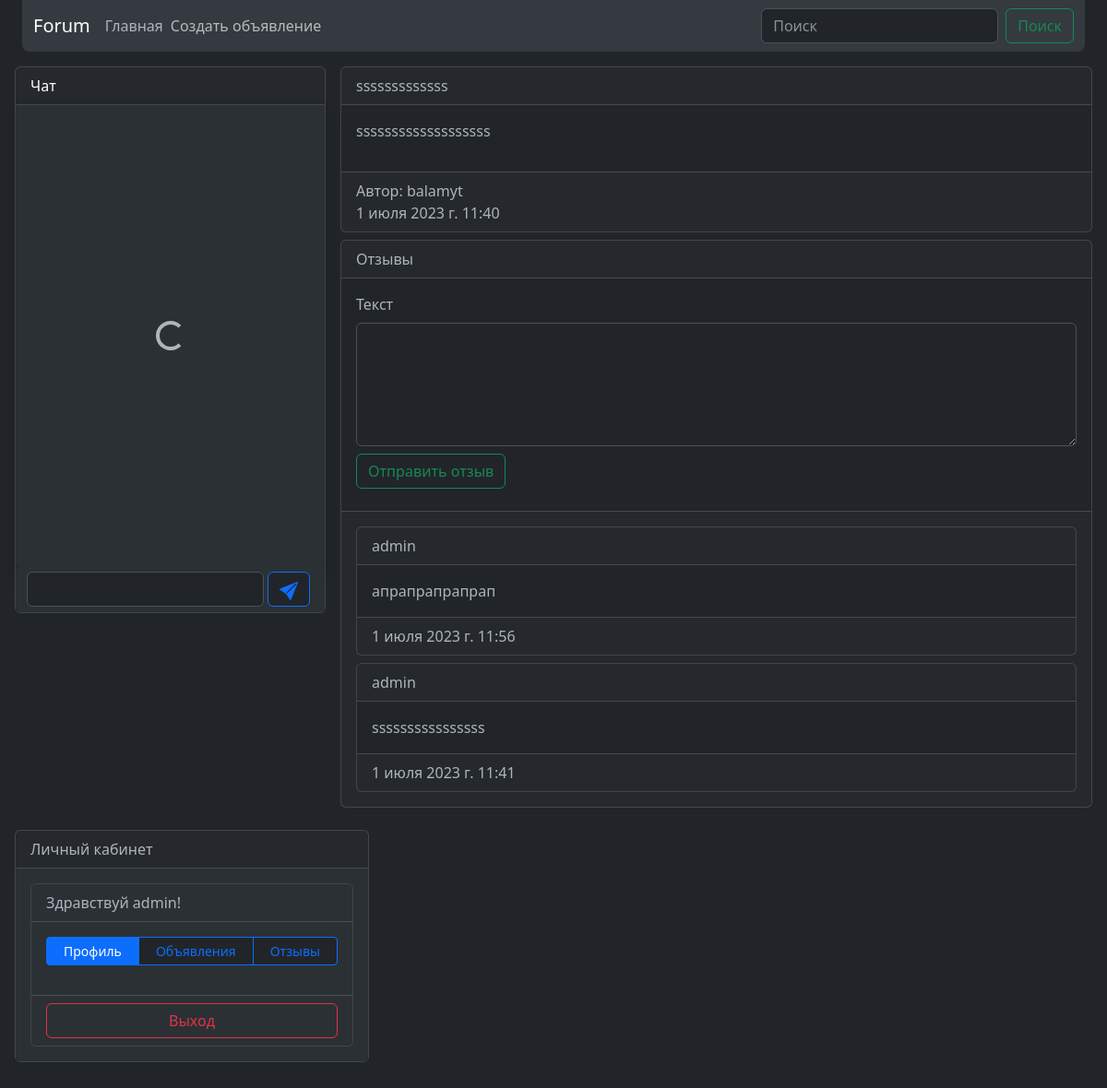
Screenshot of /announce/2/ (signed in) with the database file from the repository.
### announcement/models.py (models this page shows, shortened)
class Announcement(models.Model):
    author = models.ForeignKey(User, on_delete=models.CASCADE)
    title = models.CharField(max_length=255, null=False)
    text = models.CharField(max_length=555, null=False)
    date = models.DateTimeField(default=time)
    category = models.ForeignKey(Category, on_delete=models.CASCADE)
    class Meta:
        ordering = ('date', )

class Response(models.Model):
    is_accept = models.BooleanField(default=False)
    author = models.ForeignKey(User, on_delete=models.CASCADE)
    announce = models.ForeignKey(Announcement, on_delete=models.CASCADE)
    text = models.TextField(max_length=300, null=False)
    date = models.DateTimeField(default=time)
    class Meta:
        ordering = ('-date', )

### announcement/views.py (the view)
# urls.py: path('<int:pk>/', AnnounceView.as_view()),
class AnnounceView(DetailView):
    model = Announcement
    template_name = 'announce/detail.html'
    def get_context_data(self, **kwargs):
        context = super().get_context_data(**kwargs)
        context['response'] = Response.objects.filter(announce=self.object, is_accept=True)
        if self.request.user == self.object.author and \
                Response.objects.filter(is_accept=False, announce=self.object).exists():
            """ Добавление на страницу неактивных откликов, если зашел автор объявления """
            context['inactive_response'] = Response.objects.filter(is_accept=False, announce=self.object)
        return context

### templates/announce/detail.html (shortened to what this page needs)
{% extends 'main.html' %}
{% block extra_head %}
    {% load static %}
    {% load humanize %}
{% endblock extra_head %}
{% block body %}
<div class="card">
    <div class="card-header">{{ object.title }}</div>
    <div class="card-body">
        {{ object.text|safe }}
    </div>
    <div class="card-footer">
        Автор: {{ object.author }}<br>
        {{ object.date }}<br>
    </div>
</div>
<div class="card my-2">
    <div class="card-header">Отзывы</div>
    <div class="card-body">
        <form id="response_form">
            <label class="form-label" for="response_text">Текст</label>
            <textarea class="form-control" name="text" id="response_text" cols="30" rows="5" maxlength="300"></textarea>
            <button class="btn btn-outline-success my-2" type="submit">Отправить отзыв</button>
        </form>
    </div>
    <div class="card-footer">
        {% if not response %}
            <h3>Комментариев пока нет! Будьте первым!</h3>
        {% else %}
            {% for comm in response %}
            <div class="card my-2">
                <div class="card-header">{{ comm.author }}</div>
                <div class="card-body">{{ comm.text }}</div>
                <div class="card-footer">
                    {{ comm.date }}
                </div>
            </div>
            {%  endfor %}
        {% endif %}
   </div>
</div>
{% endblock body %}

### templates/account/profile.html (shortened to what this page needs)
    <div class="card flex-nowrap">
      <div class="card-header">Личный кабинет</div>
      <div class="card-body bg-body-tertiary" id="login_window">
        {% if not request.user.is_authenticated %}
          <form class="form-control bg-body-tertiary" id="login_form">
          <label for="login_email">Логин или E-mail адрес</label>
          <input class="form-control" id="login_email" name="login" type="text" required>
          <div class="invalid-feedback" id="login_errors"></div>
          <label for="password">Пароль</label>
          <input class="form-control" id="password" name="password" type="password" required>
          <div class="form-check">
            <input class="form-check-input" id="remember" name="remember" type="checkbox">
            <label class="form-check-label" for="remember">Запомнить меня</label>
          </div>
          <button class="btn btn-outline-primary my-2" style="width: 223px" type="submit">Авторизация</button>
            <a class="btn btn-outline-primary" href="/accounts/google/login/?process=login">
                    <svg xmlns="http://www.w3.org/2000/svg" width="20" height="20" fill="currentColor" class="bi bi-google" viewBox="0 0 16 16">
                      <path d="M15.545 6.558a9.42 9.42 0 0 1 .139 1.626c0 2.434-.87 4.492-2.384 5.885h.002C11.978 15.292 10.158 16 8 16A8 8 0 1 1 8 0a7.689 7.689 0 0 1 5.352 2.082l-2.284 2.284A4.347 4.347 0 0 0 8 3.166c-2.087 0-3.86 1.408-4.492 3.304a4.792 4.792 0 0 0 0 3.063h.003c.635 1.893 2.405 3.301 4.492 3.301 1.078 0 2.004-.276 2.722-.764h-.003a3.702 3.702 0 0 0 1.599-2.431H8v-3.08h7.545z"/>
                    </svg>
                </a>
          <h6>Еще нет аккаунта? <a href="{% url 'account_signup' %}">Регистрация</a></h6>
          <div class="alert alert-danger d-none" id="errors" role="alert"></div>
        </form>
       {% else %}
          <div class="card">
          <div class="card-header bg-body-tertiary">Здравствуй {{ request.user.username }}!</div>
          <div class="card-body bg-body-tertiary">
            <div class="d-flex flex-row mb-3 btn-group bg-body" role="group">
              <button class="btn btn-outline-primary btn-sm" id="profile_btn">Профиль</button>
              <button class="btn btn-outline-primary btn-sm" id="announce_btn">Объявления</button>
              <button class="btn btn-outline-primary btn-sm" id="reply_btn">Отзывы</button>
            </div>
          </div>
          <div class="card-footer d-grid gap-2 bg-body-tertiary">
            <button class="btn btn-outline-danger" id="logout_form">Выход</button>
          </div>
          </div>
       {% endif %}
      </div>
    </div>

### rows the page displays
Announcement: title "sssssssssssss", text "sssssssssssssssssss", author "balamyt", date "1 июля 2023 г. 11:40"
Response: author "admin", text "апрапрапрапрап", date "1 июля 2023 г. 11:56"
Response: author "admin", text "ssssssssssssssss", date "1 июля 2023 г. 11:41"

### other values shown
{{ request.user.username }} "admin"
